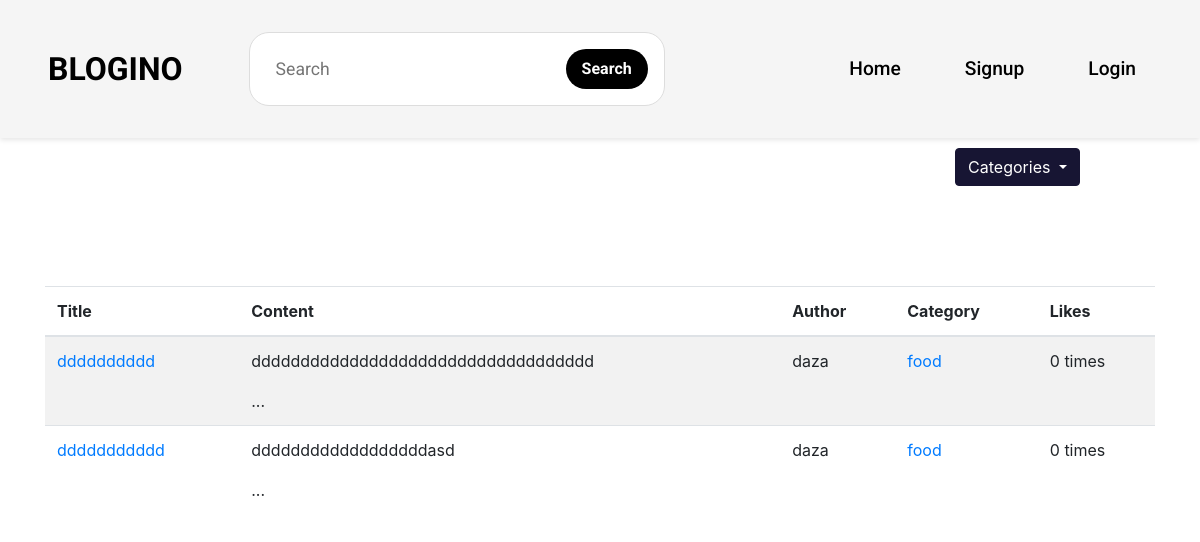
The app's page /posts/1/ with its own data.
### landing/models.py (models this page shows, shortened)
class Post(models.Model):
    title = models.CharField(max_length=100)
    user = models.ForeignKey(User, on_delete=models.CASCADE)
    thambnail = models.ImageField(upload_to='post_thumbnails', blank=True, null=True)
    content = RichTextField(blank=True, null=True)
    likes = models.PositiveIntegerField(default=0)
    created_at = models.DateTimeField(auto_now_add=True)
    updated_at = models.DateTimeField(auto_now=True)
    category = models.ForeignKey(Category, on_delete=models.CASCADE)

class Category(models.Model):
    name = models.CharField(max_length=100)
    def __str__(self):
        return self.name

### landing/views.py (the view)
# urls.py: path('posts/<int:category_id>/', views.category, name='category'),
def category(request, category_id):
    category = get_object_or_404(Category, id=category_id)
    categories = Category.objects.all()
    posts = Post.objects.filter(category=category)
    context = {
        'category': category,
        'categories': categories,
        'posts': posts,
    }
    return render(request, 'landing/category.html', context)

### templates/landing/category.html (shortened to what this page needs)
{% load static %}
<!DOCTYPE html>
<html lang="en">
<head>
    <link rel="stylesheet" href="{% static 'landing/css/components/menu.css' %}">
    <link rel="stylesheet" href="{% static 'landing/css/components/sidebar.css' %}">
    <link rel="stylesheet" href="{% static 'landing/css/components/posts.css' %}">
    <link href="https://stackpath.bootstrapcdn.com/bootstrap/4.5.2/css/bootstrap.min.css" rel="stylesheet">
</head>
<body>
    {% block menu %}
        {% include 'landing/components/menu.html' %}
    {% endblock %}
    {% block category %}
        {% include 'landing/components/sidebar.html' %}
    {% endblock %}
    {% block posts %}
        <div class="container mt-5">
            <h1 class="mb-4">Posts in "{{ category.name }}"</h1>
            {% if posts %}
                <table class="table table-striped">
                    <thead>
                        <tr>
                            <th scope="col">Title</th>
                            <th scope="col">Content</th>
                            <th scope="col">Author</th>
                            <th scope="col">Category</th>
                            <th scope="col">Likes</th>
                        </tr>
                    </thead>
                    <tbody>
                        {% for post in posts %}
                            <tr>
                                <td><a href="{% url 'landing:post_detail' post.id %}" class="text-primary"> {{ post.title }} </a></td>
                                <td>{{ post.content|truncatewords:10|safe }}...</td>
                                <td>{{ post.user }}</td>
                                <td><a href="{% url 'landing:category' post.category.id %}" class="text-primary"> {{ post.category }} </a></td>
                                <td>
                                    {% if post.likes == 1 %}
                                        1 time
                                    {% else %}
                                        {{ post.likes }} times
                                    {% endif %}
                                </td>
                            </tr>
                        {% endfor %}
                    </tbody>
                </table>
            {% else %}
                <p class="alert alert-warning">No posts available in this category.</p>
            {% endif %}
        </div>
    {% endblock %}
</body>
</html>

### static/landing/css/components/menu.css (style rules this page uses)
a { text-decoration: none !important; color: black !important; }

### records on screen
Post: title "dddddddddd", content "ddddddddddddddddddddddddddddddddddd", user "daza", category "food", likes "0"
Post: title "ddddddddddd", content "ddddddddddddddddddasd", user "daza", category "food", likes "0"
